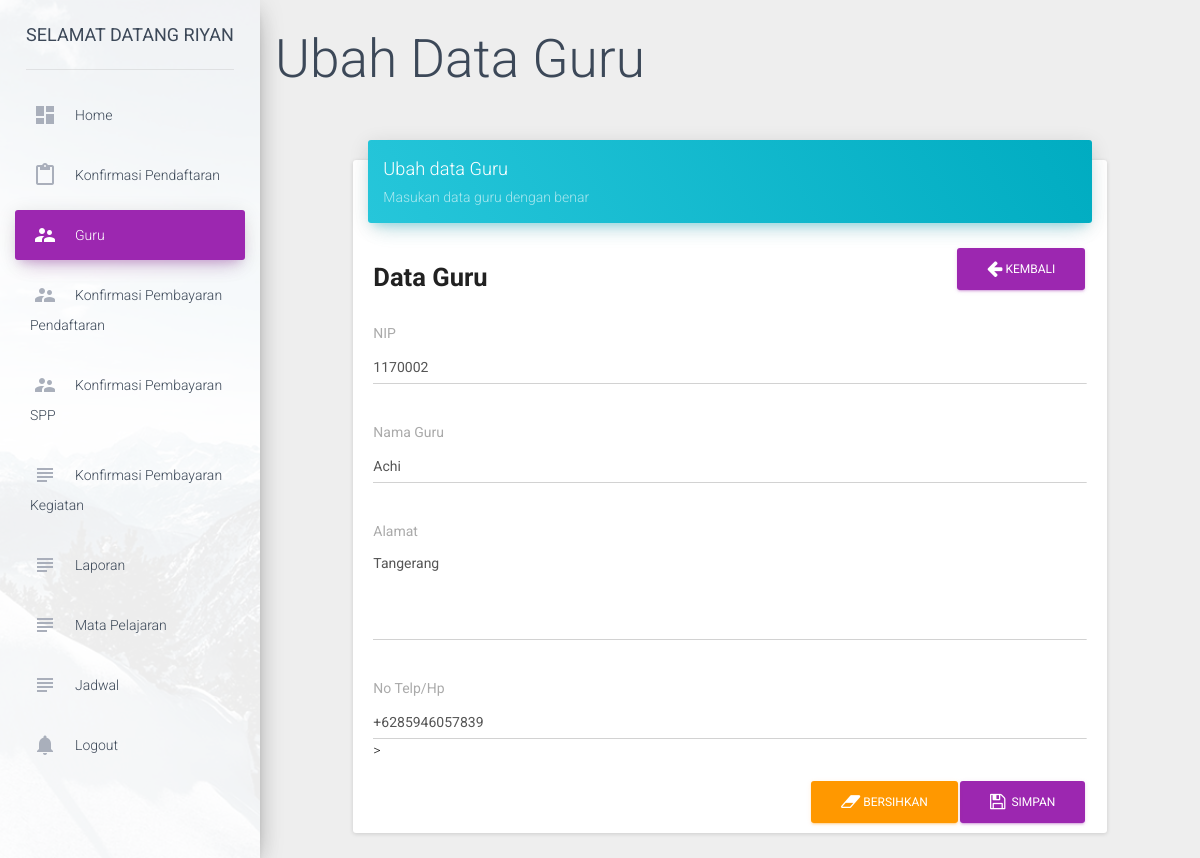
Screenshot of /dashboard/index.php?page=12&id=2 (signed in) with the database file from the repository.
### tables this page shows
CREATE TABLE IF NOT EXISTS `guru` (
`Id` int(11) NOT NULL,
  `nip` char(7) DEFAULT NULL,
  `nama_guru` varchar(100) DEFAULT NULL,
  `alamat` varchar(255) DEFAULT NULL,
  `telp` varchar(255) DEFAULT NULL
);

### dashboard/include/ubah_guru.php (the view, shortened to what this page needs)
<h1>Ubah Data Guru</h1>
<?php
$query 		=	"SELECT * FROM guru where Id = $id";
$exec  		= 	mysqli_query($conn, $query);
if ($exec) {
	$data 	= mysqli_fetch_array($exec);
}else{
	echo mysqli_error($conn);
}
?>
<div class="row">
    <div class="col-sm-12 col-md-8 col-lg-10 col-lg-offset-1">
        <div class="card" style="margin-top: 50px">
            <div class="card-header" data-background-color="blue">
                <h4 class="title">Ubah data Guru</h4>
                <p class="category">Masukan data guru dengan benar</p>
            </div>
            <div class="card-content">
                <a href="index.php?page=10" class="btn btn-primary btn-md pull-right"><i class="fa fa-arrow-left"></i> Kembali</a>
                <h3 style="overflow: hidden;"><b>Data Guru</b></h3>
				<form action="" method="post">
					<div class="form-group">
						<label for="nip">NIP</label>
						<input type="text" class="form-control" readonly="readonly" name="nip" value="<?php echo $data['nip']?>">
					</div>
					<div class="form-group floating-label">
						<label for="nama">Nama Guru</label>
						<input type="text" class="form-control" name="nama" value="<?php echo $data['nama_guru'] ?>">
					</div>
					<div class="form-group floating-label">
						<label for="nama">Alamat</label>
						<textarea name="alamat" cols="20" rows="4" class="form-control"><?php echo $data['alamat']?></textarea>
					</div>
					<div class="form-group floating-label">
						<label for="telp">No Telp/Hp</label>
						<input type="text" class="form-control" name="telp" value="<?php echo $data['telp'] ?>">>
					</div>
					<button type="submit" name="submit" class="btn btn-primary pull-right"><i class="fa fa-save"></i> &nbsp;Simpan</button>
					<button type="reset" class="btn btn-warning pull-right"><i class="fa fa-eraser"></i> Bersihkan</button>
				</form>
            </div>
        </div>
    </div>
</div>

### rows the page displays
guru: nip "1170002", nama "Achi", alamat "Tangerang", telp "+6285946057839"

### other values shown
$nama_admin "RIYAN"
